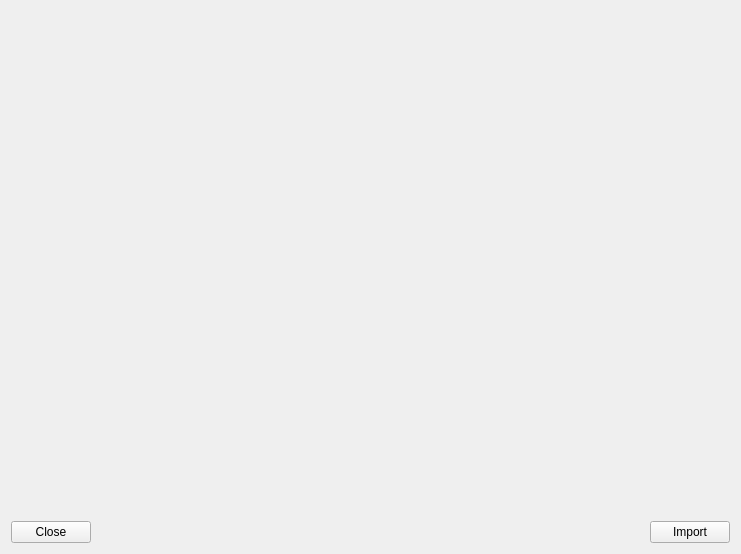
<?xml version="1.0" encoding="UTF-8"?>
<ui version="4.0">
 <class>MakeMkvDialog</class>
 <widget class="QDialog" name="MakeMkvDialog">
  <property name="windowModality">
   <enum>Qt::WindowModality::WindowModal</enum>
  </property>
  <property name="geometry">
   <rect>
    <x>0</x>
    <y>0</y>
    <width>741</width>
    <height>554</height>
   </rect>
  </property>
  <property name="windowTitle">
   <string notr="true">MediaElch</string>
  </property>
  <property name="modal">
   <bool>true</bool>
  </property>
  <layout class="QVBoxLayout" name="verticalLayout">
   <item>
    <widget class="SlidingStackedWidget" name="stackedWidget">
     <property name="currentIndex">
      <number>1</number>
     </property>
     <widget class="QWidget" name="page">
      <layout class="QVBoxLayout" name="verticalLayout_2">
       <property name="leftMargin">
        <number>0</number>
       </property>
       <property name="topMargin">
        <number>0</number>
       </property>
       <property name="rightMargin">
        <number>0</number>
       </property>
       <property name="bottomMargin">
        <number>0</number>
       </property>
       <item>
        <layout class="QHBoxLayout" name="horizontalLayout_2" stretch="1,0">
         <item>
          <widget class="QComboBox" name="comboDrives"/>
         </item>
         <item>
          <widget class="QPushButton" name="btnScanDrive">
           <property name="text">
            <string>Scan</string>
           </property>
          </widget>
         </item>
        </layout>
       </item>
       <item>
        <widget class="QPlainTextEdit" name="messages">
         <property name="readOnly">
          <bool>true</bool>
         </property>
        </widget>
       </item>
       <item>
        <widget class="QWidget" name="tracksWidget" native="true">
         <layout class="QHBoxLayout" name="horizontalLayout_4">
          <property name="leftMargin">
           <number>0</number>
          </property>
          <property name="topMargin">
           <number>0</number>
          </property>
          <property name="rightMargin">
           <number>0</number>
          </property>
          <property name="bottomMargin">
           <number>0</number>
          </property>
          <item>
           <widget class="QListWidget" name="tracks"/>
          </item>
          <item>
           <layout class="QVBoxLayout" name="verticalLayout_3">
            <item>
             <widget class="QToolButton" name="btnImportTracks">
              <property name="sizePolicy">
               <sizepolicy hsizetype="Minimum" vsizetype="Fixed">
                <horstretch>0</horstretch>
                <verstretch>0</verstretch>
               </sizepolicy>
              </property>
              <property name="text">
               <string>Import Tracks</string>
              </property>
              <property name="icon">
               <iconset resource="../../../data/MediaElch.qrc">
                <normaloff>:/img/inbox_64.png</normaloff>:/img/inbox_64.png</iconset>
              </property>
              <property name="iconSize">
               <size>
                <width>32</width>
                <height>32</height>
               </size>
              </property>
              <property name="toolButtonStyle">
               <enum>Qt::ToolButtonStyle::ToolButtonTextUnderIcon</enum>
              </property>
             </widget>
            </item>
            <item>
             <widget class="QToolButton" name="btnImportComplete">
              <property name="sizePolicy">
               <sizepolicy hsizetype="Minimum" vsizetype="Fixed">
                <horstretch>0</horstretch>
                <verstretch>0</verstretch>
               </sizepolicy>
              </property>
              <property name="text">
               <string>Backup Disc</string>
              </property>
              <property name="icon">
               <iconset resource="../../../data/MediaElch.qrc">
                <normaloff>:/img/disc_64.png</normaloff>:/img/disc_64.png</iconset>
              </property>
              <property name="iconSize">
               <size>
                <width>32</width>
                <height>32</height>
               </size>
              </property>
              <property name="toolButtonStyle">
               <enum>Qt::ToolButtonStyle::ToolButtonTextUnderIcon</enum>
              </property>
             </widget>
            </item>
            <item>
             <spacer name="verticalSpacer">
              <property name="orientation">
               <enum>Qt::Orientation::Vertical</enum>
              </property>
              <property name="sizeHint" stdset="0">
               <size>
                <width>20</width>
                <height>40</height>
               </size>
              </property>
             </spacer>
            </item>
           </layout>
          </item>
         </layout>
        </widget>
       </item>
      </layout>
     </widget>
     <widget class="MovieSearchWidget" name="movieSearchWidget"/>
     <widget class="QWidget" name="page_2">
      <layout class="QVBoxLayout" name="verticalLayout_5">
       <item>
        <layout class="QHBoxLayout" name="horizontalLayout_3" stretch="0,0,1,0">
         <item>
          <widget class="QLabel" name="loading">
           <property name="text">
            <string>Loading</string>
           </property>
          </widget>
         </item>
         <item>
          <widget class="Badge" name="badgeSuccess">
           <property name="text">
            <string>Success</string>
           </property>
          </widget>
         </item>
         <item>
          <widget class="QLabel" name="labelLoading">
           <property name="text">
            <string>Loading movie...</string>
           </property>
          </widget>
         </item>
         <item>
          <spacer name="horizontalSpacer_2">
           <property name="orientation">
            <enum>Qt::Orientation::Horizontal</enum>
           </property>
           <property name="sizeHint" stdset="0">
            <size>
             <width>40</width>
             <height>20</height>
            </size>
           </property>
          </spacer>
         </item>
        </layout>
       </item>
       <item>
        <widget class="QGroupBox" name="groupBox">
         <property name="title">
          <string>Placeholders</string>
         </property>
         <layout class="QVBoxLayout" name="verticalLayout_4">
          <item>
           <layout class="QGridLayout" name="gridLayout_2" columnstretch="0,0">
            <item row="4" column="1">
             <widget class="QLabel" name="descOriginalTitle">
              <property name="text">
               <string>Original Title</string>
              </property>
              <property name="alignment">
               <set>Qt::AlignmentFlag::AlignLeading|Qt::AlignmentFlag::AlignLeft|Qt::AlignmentFlag::AlignTop</set>
              </property>
             </widget>
            </item>
            <item row="4" column="0">
             <widget class="QLabel" name="labelOriginalTitle">
              <property name="text">
               <string notr="true">&lt;originalTitle&gt;</string>
              </property>
              <property name="textFormat">
               <enum>Qt::TextFormat::PlainText</enum>
              </property>
              <property name="alignment">
               <set>Qt::AlignmentFlag::AlignLeading|Qt::AlignmentFlag::AlignLeft|Qt::AlignmentFlag::AlignTop</set>
              </property>
             </widget>
            </item>
            <item row="0" column="1">
             <widget class="QLabel" name="label_32">
              <property name="font">
               <font>
                <bold>true</bold>
               </font>
              </property>
              <property name="text">
               <string>Description</string>
              </property>
              <property name="alignment">
               <set>Qt::AlignmentFlag::AlignLeading|Qt::AlignmentFlag::AlignLeft|Qt::AlignmentFlag::AlignTop</set>
              </property>
             </widget>
            </item>
            <item row="3" column="0">
             <widget class="QLabel" name="label_3">
              <property name="text">
               <string notr="true">&lt;title&gt;</string>
              </property>
              <property name="textFormat">
               <enum>Qt::TextFormat::PlainText</enum>
              </property>
              <property name="alignment">
               <set>Qt::AlignmentFlag::AlignLeading|Qt::AlignmentFlag::AlignLeft|Qt::AlignmentFlag::AlignTop</set>
              </property>
             </widget>
            </item>
            <item row="3" column="1">
             <widget class="QLabel" name="label_7">
              <property name="text">
               <string>Title</string>
              </property>
              <property name="alignment">
               <set>Qt::AlignmentFlag::AlignLeading|Qt::AlignmentFlag::AlignLeft|Qt::AlignmentFlag::AlignTop</set>
              </property>
             </widget>
            </item>
            <item row="1" column="0">
             <widget class="QLabel" name="labelExtension">
              <property name="text">
               <string notr="true">&lt;extension&gt;</string>
              </property>
              <property name="textFormat">
               <enum>Qt::TextFormat::PlainText</enum>
              </property>
              <property name="alignment">
               <set>Qt::AlignmentFlag::AlignLeading|Qt::AlignmentFlag::AlignLeft|Qt::AlignmentFlag::AlignTop</set>
              </property>
             </widget>
            </item>
            <item row="1" column="1">
             <widget class="QLabel" name="label_14">
              <property name="text">
               <string>File extension</string>
              </property>
              <property name="alignment">
               <set>Qt::AlignmentFlag::AlignLeading|Qt::AlignmentFlag::AlignLeft|Qt::AlignmentFlag::AlignTop</set>
              </property>
             </widget>
            </item>
            <item row="0" column="0">
             <widget class="QLabel" name="label_31">
              <property name="font">
               <font>
                <bold>true</bold>
               </font>
              </property>
              <property name="text">
               <string>Placeholder</string>
              </property>
              <property name="alignment">
               <set>Qt::AlignmentFlag::AlignLeading|Qt::AlignmentFlag::AlignLeft|Qt::AlignmentFlag::AlignTop</set>
              </property>
             </widget>
            </item>
            <item row="5" column="0">
             <widget class="QLabel" name="label_4">
              <property name="text">
               <string notr="true">&lt;year&gt;</string>
              </property>
              <property name="textFormat">
               <enum>Qt::TextFormat::PlainText</enum>
              </property>
              <property name="alignment">
               <set>Qt::AlignmentFlag::AlignLeading|Qt::AlignmentFlag::AlignLeft|Qt::AlignmentFlag::AlignTop</set>
              </property>
             </widget>
            </item>
            <item row="5" column="1">
             <widget class="QLabel" name="label_8">
              <property name="text">
               <string>Year</string>
              </property>
              <property name="alignment">
               <set>Qt::AlignmentFlag::AlignLeading|Qt::AlignmentFlag::AlignLeft|Qt::AlignmentFlag::AlignTop</set>
              </property>
             </widget>
            </item>
            <item row="2" column="0">
             <widget class="QLabel" name="labelPart">
              <property name="text">
               <string notr="true">&lt;partNo&gt;</string>
              </property>
             </widget>
            </item>
            <item row="2" column="1">
             <widget class="QLabel" name="descPart">
              <property name="text">
               <string>Part number of the current file</string>
              </property>
             </widget>
            </item>
           </layout>
          </item>
         </layout>
        </widget>
       </item>
       <item>
        <layout class="QFormLayout" name="formLayout">
         <property name="fieldGrowthPolicy">
          <enum>QFormLayout::FieldGrowthPolicy::FieldsStayAtSizeHint</enum>
         </property>
         <item row="0" column="0">
          <widget class="QLabel" name="labelDirectoryNaming">
           <property name="text">
            <string>Directory Naming</string>
           </property>
          </widget>
         </item>
         <item row="0" column="1">
          <widget class="QLineEdit" name="directoryNaming"/>
         </item>
         <item row="1" column="0">
          <widget class="QLabel" name="labelFileNaming">
           <property name="text">
            <string>File Naming</string>
           </property>
          </widget>
         </item>
         <item row="1" column="1">
          <widget class="QLineEdit" name="fileNaming"/>
         </item>
         <item row="2" column="0">
          <widget class="QLabel" name="labelMultiFileNaming">
           <property name="text">
            <string>Multi-File Naming</string>
           </property>
          </widget>
         </item>
         <item row="2" column="1">
          <widget class="QLineEdit" name="multiFileNaming"/>
         </item>
         <item row="3" column="0">
          <widget class="QLabel" name="label">
           <property name="text">
            <string>Import directory</string>
           </property>
          </widget>
         </item>
         <item row="3" column="1">
          <widget class="QComboBox" name="comboImportDir"/>
         </item>
        </layout>
       </item>
       <item>
        <spacer name="verticalSpacer_2">
         <property name="orientation">
          <enum>Qt::Orientation::Vertical</enum>
         </property>
         <property name="sizeHint" stdset="0">
          <size>
           <width>20</width>
           <height>27</height>
          </size>
         </property>
        </spacer>
       </item>
       <item>
        <widget class="QProgressBar" name="progressBar">
         <property name="minimum">
          <number>0</number>
         </property>
         <property name="maximum">
          <number>100</number>
         </property>
         <property name="value">
          <number>0</number>
         </property>
        </widget>
       </item>
      </layout>
     </widget>
    </widget>
   </item>
   <item>
    <layout class="QHBoxLayout" name="horizontalLayout">
     <item>
      <widget class="QPushButton" name="btnClose">
       <property name="text">
        <string>Close</string>
       </property>
       <property name="autoDefault">
        <bool>false</bool>
       </property>
      </widget>
     </item>
     <item>
      <spacer name="horizontalSpacer">
       <property name="orientation">
        <enum>Qt::Orientation::Horizontal</enum>
       </property>
       <property name="sizeHint" stdset="0">
        <size>
         <width>40</width>
         <height>20</height>
        </size>
       </property>
      </spacer>
     </item>
     <item>
      <widget class="QPushButton" name="btnImport">
       <property name="text">
        <string>Import</string>
       </property>
      </widget>
     </item>
    </layout>
   </item>
  </layout>
 </widget>
 <customwidgets>
  <customwidget>
   <class>Badge</class>
   <extends>QLabel</extends>
   <header>ui/small_widgets/Badge.h</header>
  </customwidget>
  <customwidget>
   <class>SlidingStackedWidget</class>
   <extends>QStackedWidget</extends>
   <header>ui/small_widgets/SlidingStackedWidget.h</header>
   <container>1</container>
  </customwidget>
  <customwidget>
   <class>MovieSearchWidget</class>
   <extends>QWidget</extends>
   <header>ui/movies/MovieSearchWidget.h</header>
   <container>1</container>
  </customwidget>
 </customwidgets>
 <resources>
  <include location="../../../data/MediaElch.qrc"/>
 </resources>
 <connections/>
</ui>
